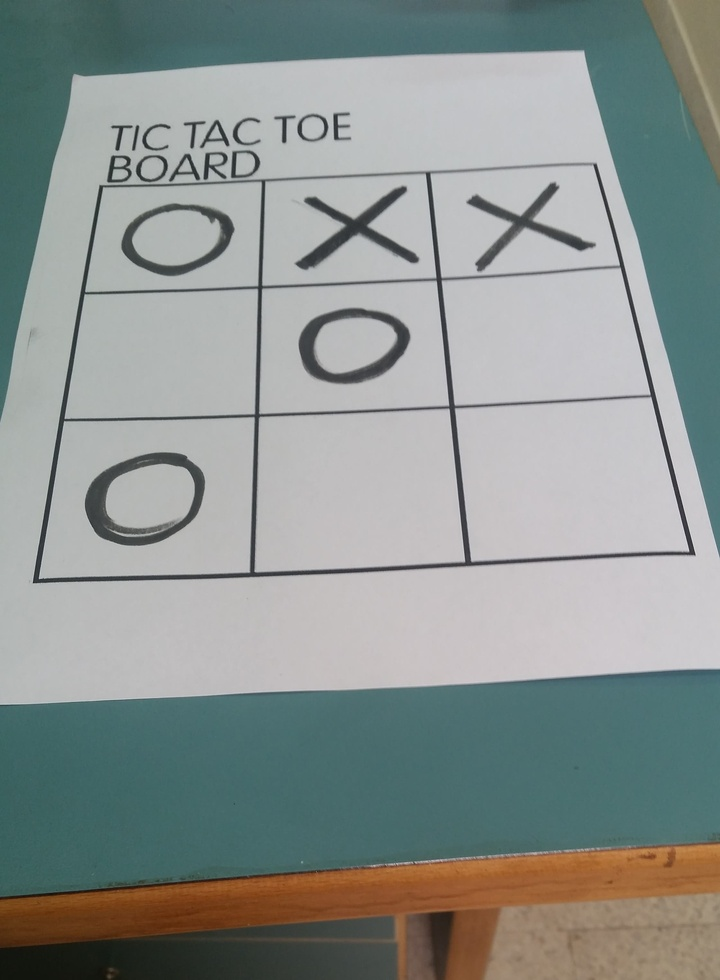
#> input picture SET-7/Test-slanted.jpg, 720 x 980 px, shrunk from 2240 x 3048 before the run, found by its file name
$ jupyter execute Q3_ivp_priyanka.ipynb
#> lines starting #> are read from the running program, lines starting #| are printed output that depends on the picture
## Q3. Extract SIFT features from an image and visualize them

[cell 1]
import cv2
import numpy as np

[cell 2]
# Load the input image
image = r"/home/snucse/Test-slanted.jpg"
image = cv2.imread(image)
#> image is the input picture: shape (980, 720, 3); mean B, G, R 143.7, 146.6, 139.3
gray_image = cv2.cvtColor(image, cv2.COLOR_BGR2GRAY)
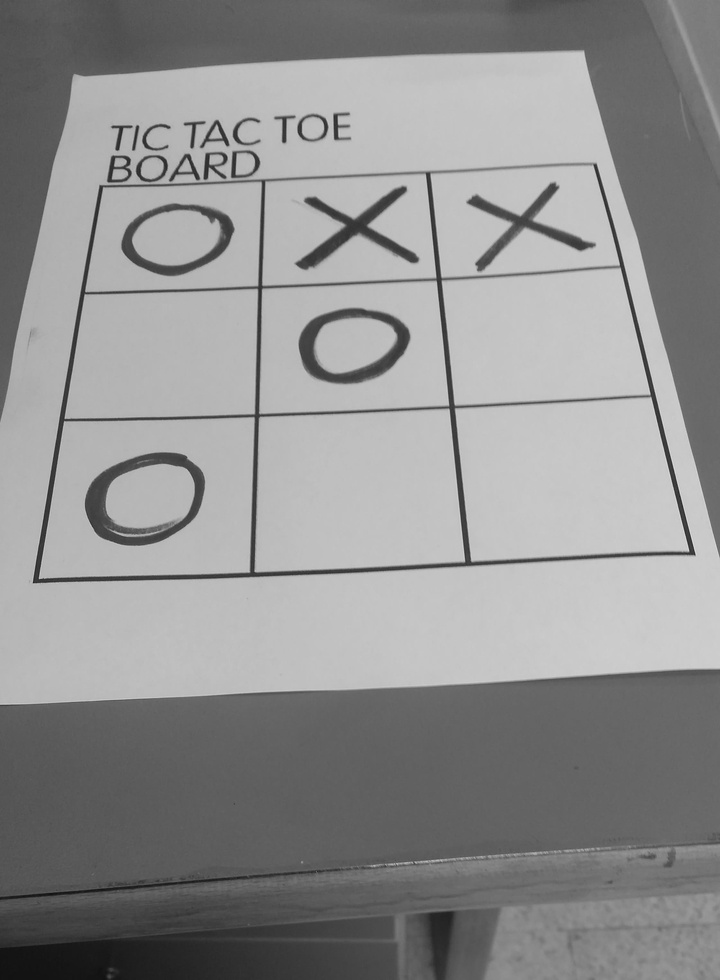
#> gray_image: shape (980, 720); min 17, max 221, mean 144.1

[cell 3]
# Applying SIFT detector
sift = cv2.SIFT_create()
kp = sift.detect(gray_image, None)
#> kp = 461 keypoints; strongest (x, y, size): (692, 552, 4.9), (117, 148, 3.2), (595, 166, 3), (578, 244, 10)

[cell 4]
# Marking the keypoint on the image using circles
img=cv2.drawKeypoints(gray_image,
                      kp ,
                      image ,
                      flags=cv2.DRAW_MATCHES_FLAGS_DRAW_RICH_KEYPOINTS)
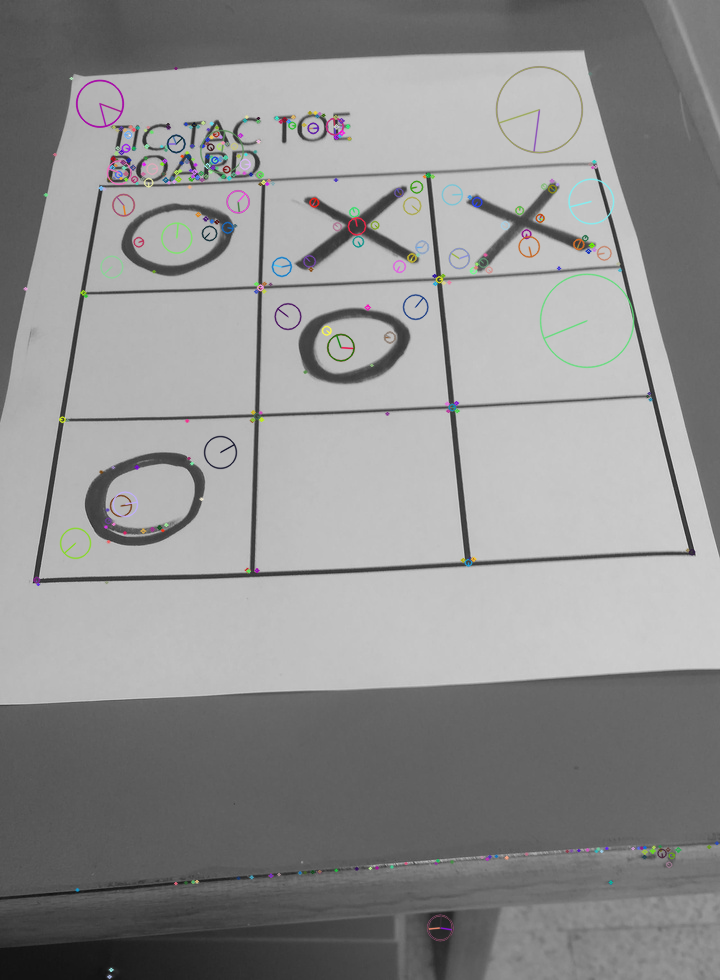
#> img: shape (980, 720, 3); mean B, G, R 143.8, 143.8, 143.8

cv2.imwrite('image-with-keypoints.jpg', img)
#> Out = True
